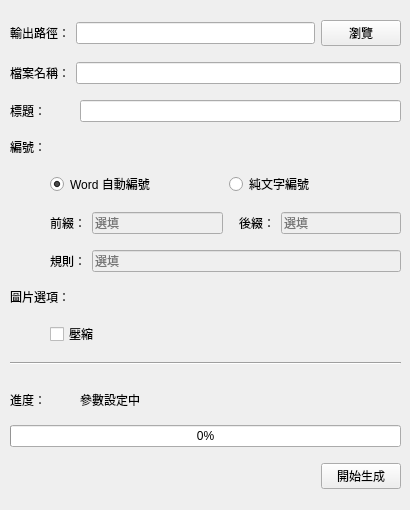
<?xml version="1.0" encoding="UTF-8"?>
<ui version="4.0">
 <class>CheckWindows</class>
 <widget class="QWidget" name="CheckWindows">
  <property name="windowModality">
   <enum>Qt::ApplicationModal</enum>
  </property>
  <property name="geometry">
   <rect>
    <x>0</x>
    <y>0</y>
    <width>410</width>
    <height>510</height>
   </rect>
  </property>
  <property name="sizePolicy">
   <sizepolicy hsizetype="Fixed" vsizetype="Fixed">
    <horstretch>0</horstretch>
    <verstretch>0</verstretch>
   </sizepolicy>
  </property>
  <property name="contextMenuPolicy">
   <enum>Qt::DefaultContextMenu</enum>
  </property>
  <property name="windowTitle">
   <string>File configs</string>
  </property>
  <property name="windowIcon">
   <iconset resource="../resources.qrc">
    <normaloff>:/statics/icon.ico</normaloff>:/statics/icon.ico</iconset>
  </property>
  <widget class="QWidget" name="layoutWidget">
   <property name="geometry">
    <rect>
     <x>0</x>
     <y>0</y>
     <width>411</width>
     <height>511</height>
    </rect>
   </property>
   <layout class="QVBoxLayout" name="verticalLayout" stretch="0,3,3,1,0,2,2,1,2,1,2,2">
    <property name="leftMargin">
     <number>10</number>
    </property>
    <property name="topMargin">
     <number>10</number>
    </property>
    <property name="rightMargin">
     <number>10</number>
    </property>
    <property name="bottomMargin">
     <number>10</number>
    </property>
    <item>
     <layout class="QHBoxLayout" name="path_layout" stretch="1,10,0">
      <item>
       <widget class="QLabel" name="path_lb">
        <property name="sizePolicy">
         <sizepolicy hsizetype="Expanding" vsizetype="Preferred">
          <horstretch>0</horstretch>
          <verstretch>0</verstretch>
         </sizepolicy>
        </property>
        <property name="toolTip">
         <string>報告的輸出路徑</string>
        </property>
        <property name="text">
         <string>輸出路徑：</string>
        </property>
       </widget>
      </item>
      <item>
       <widget class="QLineEdit" name="path_box">
        <property name="readOnly">
         <bool>true</bool>
        </property>
       </widget>
      </item>
      <item>
       <widget class="QPushButton" name="path_btn">
        <property name="text">
         <string>瀏覽</string>
        </property>
       </widget>
      </item>
     </layout>
    </item>
    <item>
     <layout class="QHBoxLayout" name="filename_layout" stretch="1,10">
      <item>
       <widget class="QLabel" name="filename_lb">
        <property name="sizePolicy">
         <sizepolicy hsizetype="Expanding" vsizetype="Preferred">
          <horstretch>0</horstretch>
          <verstretch>0</verstretch>
         </sizepolicy>
        </property>
        <property name="toolTip">
         <string>報告的檔案名稱</string>
        </property>
        <property name="text">
         <string>檔案名稱：</string>
        </property>
       </widget>
      </item>
      <item>
       <widget class="QLineEdit" name="filename_box"/>
      </item>
     </layout>
    </item>
    <item>
     <layout class="QHBoxLayout" name="title_layout" stretch="2,10">
      <item>
       <widget class="QLabel" name="title_lb">
        <property name="sizePolicy">
         <sizepolicy hsizetype="Expanding" vsizetype="Preferred">
          <horstretch>0</horstretch>
          <verstretch>0</verstretch>
         </sizepolicy>
        </property>
        <property name="toolTip">
         <string>報告內文的標題</string>
        </property>
        <property name="text">
         <string>標題：</string>
        </property>
       </widget>
      </item>
      <item>
       <widget class="QLineEdit" name="title_box"/>
      </item>
     </layout>
    </item>
    <item>
     <widget class="QLabel" name="number_lb">
      <property name="sizePolicy">
       <sizepolicy hsizetype="Preferred" vsizetype="Maximum">
        <horstretch>0</horstretch>
        <verstretch>0</verstretch>
       </sizepolicy>
      </property>
      <property name="text">
       <string>編號：</string>
      </property>
     </widget>
    </item>
    <item>
     <layout class="QHBoxLayout" name="horizontalLayout">
      <property name="leftMargin">
       <number>40</number>
      </property>
      <property name="topMargin">
       <number>0</number>
      </property>
      <property name="rightMargin">
       <number>0</number>
      </property>
      <property name="bottomMargin">
       <number>0</number>
      </property>
      <item>
       <widget class="QRadioButton" name="auto_num_rtn">
        <property name="toolTip">
         <string>由 Word 自動建立的連續編號，即使中間被刪除也會自動重新編排，不適用下方自訂編號規則。</string>
        </property>
        <property name="text">
         <string>Word 自動編號</string>
        </property>
        <property name="checked">
         <bool>true</bool>
        </property>
        <attribute name="buttonGroup">
         <string notr="true">is_custom_num_buttonGroup</string>
        </attribute>
       </widget>
      </item>
      <item>
       <widget class="QRadioButton" name="custom_num_rtn">
        <property name="toolTip">
         <string>編號都是純文字，中間被刪除不會自動重新編排，可選用下方自訂編號規則。</string>
        </property>
        <property name="text">
         <string>純文字編號</string>
        </property>
        <attribute name="buttonGroup">
         <string notr="true">is_custom_num_buttonGroup</string>
        </attribute>
       </widget>
      </item>
     </layout>
    </item>
    <item>
     <layout class="QHBoxLayout" name="number_fix_layout">
      <property name="leftMargin">
       <number>40</number>
      </property>
      <item>
       <layout class="QHBoxLayout" name="prefix_layout">
        <item>
         <widget class="QLabel" name="prefix_lb">
          <property name="toolTip">
           <string>在編號加入前綴，如：照片 A1 。</string>
          </property>
          <property name="text">
           <string>前綴：</string>
          </property>
         </widget>
        </item>
        <item>
         <widget class="QLineEdit" name="prefix_box">
          <property name="enabled">
           <bool>false</bool>
          </property>
          <property name="readOnly">
           <bool>false</bool>
          </property>
          <property name="placeholderText">
           <string>選填</string>
          </property>
         </widget>
        </item>
       </layout>
      </item>
      <item>
       <layout class="QHBoxLayout" name="subfix_layout">
        <property name="leftMargin">
         <number>10</number>
        </property>
        <item>
         <widget class="QLabel" name="subfix_lb">
          <property name="toolTip">
           <string>在編號加入後綴，如：照片 1B 。</string>
          </property>
          <property name="text">
           <string>後綴：</string>
          </property>
         </widget>
        </item>
        <item>
         <widget class="QLineEdit" name="subfix_box">
          <property name="enabled">
           <bool>false</bool>
          </property>
          <property name="placeholderText">
           <string>選填</string>
          </property>
         </widget>
        </item>
       </layout>
      </item>
     </layout>
    </item>
    <item>
     <layout class="QHBoxLayout" name="rule_layout">
      <property name="leftMargin">
       <number>40</number>
      </property>
      <item>
       <widget class="QLabel" name="rule_lb">
        <property name="toolTip">
         <string>有特殊的編號需求時設定，如：「2,5-8,14,77」</string>
        </property>
        <property name="text">
         <string>規則：</string>
        </property>
       </widget>
      </item>
      <item>
       <widget class="QLineEdit" name="rule_box">
        <property name="enabled">
         <bool>false</bool>
        </property>
        <property name="placeholderText">
         <string>選填</string>
        </property>
       </widget>
      </item>
     </layout>
    </item>
    <item>
     <layout class="QHBoxLayout" name="image_layout">
      <item>
       <widget class="QLabel" name="image_lb">
        <property name="sizePolicy">
         <sizepolicy hsizetype="Preferred" vsizetype="Maximum">
          <horstretch>0</horstretch>
          <verstretch>0</verstretch>
         </sizepolicy>
        </property>
        <property name="text">
         <string>圖片選項：</string>
        </property>
       </widget>
      </item>
     </layout>
    </item>
    <item>
     <layout class="QHBoxLayout" name="image_opt_layout">
      <property name="leftMargin">
       <number>40</number>
      </property>
      <item>
       <widget class="QCheckBox" name="is_compress">
        <property name="toolTip">
         <string>圖片在插入前先進行壓縮，以減少報告檔案大小。</string>
        </property>
        <property name="text">
         <string>壓縮</string>
        </property>
       </widget>
      </item>
     </layout>
    </item>
    <item>
     <widget class="Line" name="line">
      <property name="orientation">
       <enum>Qt::Horizontal</enum>
      </property>
     </widget>
    </item>
    <item>
     <layout class="QVBoxLayout" name="progress_layout">
      <item>
       <layout class="QHBoxLayout" name="progress_content_layout" stretch="1,5">
        <property name="topMargin">
         <number>10</number>
        </property>
        <item>
         <widget class="QLabel" name="progress_lb">
          <property name="sizePolicy">
           <sizepolicy hsizetype="Preferred" vsizetype="Maximum">
            <horstretch>0</horstretch>
            <verstretch>0</verstretch>
           </sizepolicy>
          </property>
          <property name="text">
           <string>進度：</string>
          </property>
         </widget>
        </item>
        <item>
         <widget class="QLabel" name="current_progress_lb">
          <property name="sizePolicy">
           <sizepolicy hsizetype="Preferred" vsizetype="Maximum">
            <horstretch>0</horstretch>
            <verstretch>0</verstretch>
           </sizepolicy>
          </property>
          <property name="text">
           <string>參數設定中</string>
          </property>
         </widget>
        </item>
       </layout>
      </item>
      <item>
       <layout class="QHBoxLayout" name="progress_bar_layout">
        <property name="leftMargin">
         <number>0</number>
        </property>
        <property name="topMargin">
         <number>10</number>
        </property>
        <property name="rightMargin">
         <number>0</number>
        </property>
        <item>
         <widget class="QProgressBar" name="progressBar">
          <property name="sizePolicy">
           <sizepolicy hsizetype="Expanding" vsizetype="Maximum">
            <horstretch>0</horstretch>
            <verstretch>0</verstretch>
           </sizepolicy>
          </property>
          <property name="value">
           <number>0</number>
          </property>
         </widget>
        </item>
       </layout>
      </item>
     </layout>
    </item>
    <item>
     <layout class="QHBoxLayout" name="buttom_layout">
      <item>
       <spacer name="horizontalSpacer">
        <property name="orientation">
         <enum>Qt::Horizontal</enum>
        </property>
        <property name="sizeHint" stdset="0">
         <size>
          <width>40</width>
          <height>20</height>
         </size>
        </property>
       </spacer>
      </item>
      <item>
       <widget class="QPushButton" name="start_generate_btn">
        <property name="text">
         <string>開始生成</string>
        </property>
       </widget>
      </item>
     </layout>
    </item>
   </layout>
  </widget>
 </widget>
 <resources>
  <include location="../resources.qrc"/>
 </resources>
 <connections/>
 <buttongroups>
  <buttongroup name="is_custom_num_buttonGroup"/>
 </buttongroups>
</ui>
